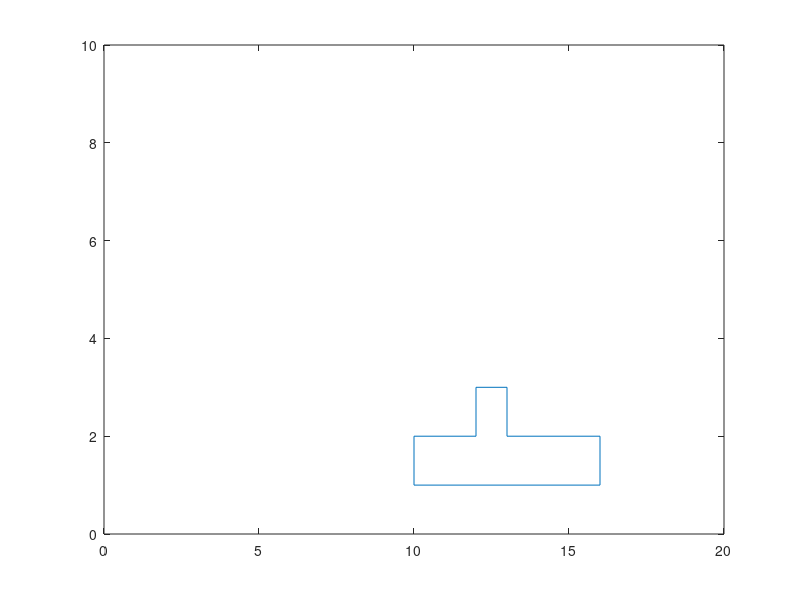

Write the MATLAB code that produced this figure.
%Limpiar todo
clear all;
clc;

%Variables en el plano cartesiano
x=[0 0 2 2 3 3 6 6 0 0];
y=[1 2 2 3 3 2 2 1 1 1];

%Trazar movimiento
for i=0:10
    
    plot(x,y);
    x=1+x;
    axis([0,20,0,10])
    pause(0.01)
    drawnow()
    
end